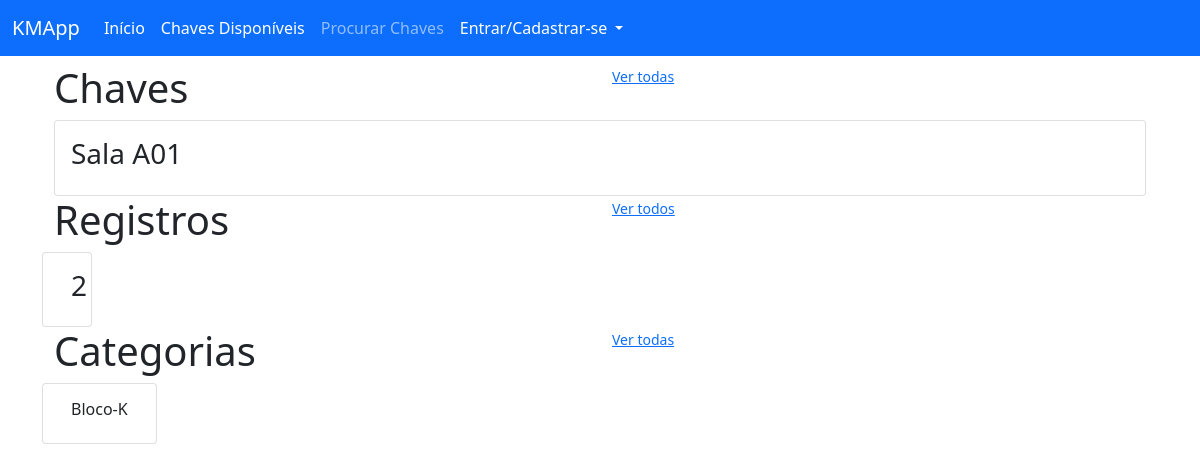
The app's page /view/, older data.
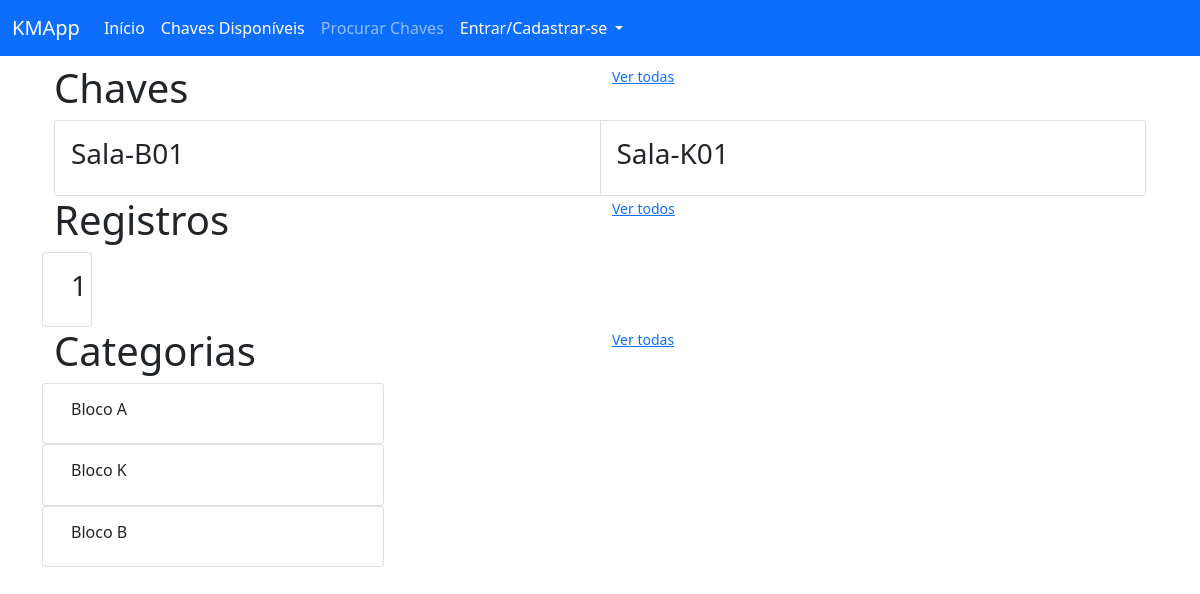
The same page, newer data.
### key_manager/models/key.py (models this page shows, shortened)
class Key(db.Model):
    __tablename__ = 'keys'
    id = db.Column(db.Integer, primary_key=True)
    key_category_id = db.Column(db.Integer, db.ForeignKey("categories.id"))
    key_avaliable = db.Column(db.Boolean, default=True)
    name = db.Column(db.String(100), unique=False, nullable=False)
    slug = db.Column(db.String(100), unique=True, nullable=False)
    creation_date = db.Column(db.DateTime, nullable=False, default=datetime.utcnow)

### key_manager/models/registry.py (models this page shows, shortened)
class Registry(db.Model):
    __tablename__ = 'registries'
    id = db.Column(db.Integer, primary_key=True)
    user_id = db.Column(db.Integer, db.ForeignKey('users.id'), nullable=False)
    key_loan_date = db.Column(db.DateTime, nullable=False, default=datetime.utcnow)
    key_return_date = db.Column(db.DateTime, nullable=True)
    key_id = db.Column(db.Integer, db.ForeignKey('keys.id'), nullable=False)
    holder_name = db.Column(db.String(100), nullable=False)
    holder_email = db.Column(db.String(100), nullable=True)

### key_manager/models/category.py (models this page shows, shortened)
class Category(db.Model):
    __tablename__ = 'categories'
    id = db.Column(db.Integer, primary_key=True)
    name = db.Column(db.String(100), unique=False, nullable=False)
    slug = db.Column(db.String(100), unique=True, nullable=False)
    creation_date = db.Column(db.DateTime, nullable=False, default=datetime.utcnow)

### key_manager/routes/views.py (the view)
@view.route("/")
def viewIndex():
    keys = Key.query.limit(10)
    cats = Category.query.limit(10)
    regs = Registry.query.limit(10)
    return render_template("view/indexView.html", keys=keys, categories=cats, registries=regs, hidden_footer=True, title="Vizualização" )

### key_manager/templates/view/indexView.html
{% extends 'base.html' %}
{% block content %}
<div class="container-fluid">
    <div class="row">
        <h1 class="col">Chaves</h1>
        <a class="col" href="#"><small>Ver todas</small></a>
    </div>
    <div class="card-group">
        {% for key in keys %}
        <div class="card">
            <div class="card-body">
                <h3>{{key.name}}</h3>
            </div>
        </div>
        {% endfor %}
    </div>
    <div class="row">
        <h1 class="col">Registros</h1>
        <a class="col" href="#"><small>Ver todos</small></a>
    </div>
    <div class="card-group">
        <div class="row">
            <div class="row">
                {% for registry in registries %}
                <div class="card col-auto">
                    <div class="card-body">
                        <h3>{{registry.id}}</h3>
                    </div>
                </div>
                {% endfor %}
            </div>
        </div>
    </div>
    <div class="row">
        <h1 class="col">Categorias</h1>
        <a class="col" href="#"><small>Ver todas</small></a>
    </div>
    <div class="card-group">
        <div class="row">
            {% for category in categories %}
            <div class="card">
                <div class="card-body">
                    <h6>{{category.name}}</h6>
                </div>
            </div>
            {% endfor %}
        </div>
    </div>
{% endblock %}

Row changes from the older to the newer data that the page shows:
removed Key: name "Sala A01"
removed Registry: id "2"
added Key: name "Sala-B01"
added Key: name "Sala-K01"
added Registry: id "1"
added Category: name "Bloco A"
changed Category: name "Bloco-K" → "Bloco K"
added Category: name "Bloco B"
